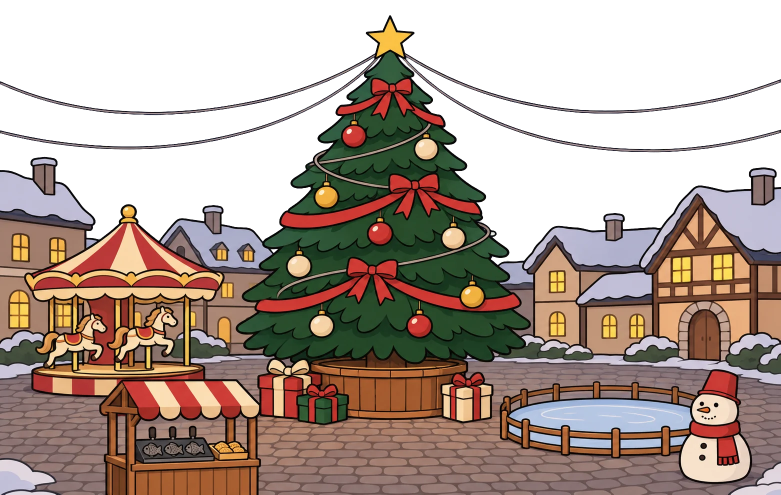
#> input picture tools/ref/xmas-night.webp, 1561 x 989 px (shown at 1/2 size)
$ python make_plaza_guests.py
#> lines starting #> are read from the running program, lines starting #| are printed output that depends on the picture
#!/usr/bin/env python3
"""승인된 광장 손님 원본을 정렬하고 웹 시트·검수용 GIF/합성을 만든다.

실행: python3 tools/make_plaza_guests.py (Pillow만 필요)
원본은 덮어쓰지 않는다. XMAS_PLAZA_GUEST_ART.md 규격.
"""
from pathlib import Path
import json
from PIL import Image, ImageFilter

ROOT = Path(__file__).resolve().parents[1]
REVIEW = ROOT / 'assets/plaza/guests/_review'  # 검수용 정렬 그림·gif·합성 (git 무시, 커밋하지 않음)
WEB = ROOT / 'web/plaza/guests'
CELL, HEIGHT, FOOT, SCALE = 512, 768, 730, 0.75
# 목표 키, 공중에서 발이 뜨는 높이. 깡충은 ⑤의 키로 같은 배율을 쓴다.
HUMAN = {'common': True, 'head': True}
GUESTS = {
    'koala': (476, (0, 0, 0, 0, 0)),
    'kangaroo': (700, (0, 40, 50, 0, 0)),
    'rabbit': (448, (0, 40, 60, 0, 0)),
    'sheep': (476, (0, 0, 0, 0, 0)),
    'dog': (504, (0, 0, 0, 0, 0)),
    'wombat': (392, (0, 0, 0, 0, 0)),
    'wolf-sheep-disguise': (490, (0, 0, 0, 0, 0)),  # 양 탈을 쓴 늑대 (주인이 ChatGPT로 직접 그림, 2026-11-16)
    # 주인장 넷 (assets/briefs/PLAZA_OWNER_WALK_ART.md, 2026-11-17) — 키는 생일 춤 시트 키를 코알라와 견줘 잡음.
    # HUMAN: 칸마다 키를 맞추면 큰 머리가 커졌다 작아졌다 흔들려서, 한 배율(①~⑤ 키 가운데값)로 줄이고 가로는 머리 가운데로 맞춤
    'mandeuk': (577, (0, 0, 0, 0, 0), {**HUMAN, 'v': 5}),  # v5 (v4는 팔이 이상했음, 2026-11-18)
    'family-01': (591, (0, 0, 0, 0, 0), HUMAN),
    'family-02': (595, (0, 0, 0, 0, 0), HUMAN),
    'family-03': (546, (0, 0, 0, 0, 0), HUMAN),
    # family-01은 스케이트보드를 타고 지나감 (2026-11-18): 원본 family-01-skate-source-vN → web family-01-skate.webp.
    # ⑤(보드 위에 서서 올려다봄, 보드 포함 키) 기준 한 배율, 가로는 보드 가운데로(보드가 칸마다 제자리)
    'family-01-skate': (542, (0, 0, 0, 0, 0), {'id': 'family-01', 'kind': 'skate', 'ref5': True, 'board': True}),
}


def clean(im):
    """옅은 잔여를 지우고, 실체에 닿은 가장자리 알파만 보존한다."""
    alpha = im.getchannel('A')
    core = alpha.point(lambda a: 255 if a >= 96 else 0)
    near = core.filter(ImageFilter.MaxFilter(5))
    im.putalpha(Image.frombytes('L', im.size, bytes(
        a if a > 24 and n else 0
        for a, n in zip(alpha.tobytes(), near.tobytes()))))
    return im.crop(im.getbbox())


def body_center(im):
    # 몸 위쪽의 불투명 무게중심: 발·긴 꼬리가 중심을 끌지 않게 한다.
    a = im.getchannel('A')
    band = a.crop((0, im.height // 4, im.width, im.height * 2 // 3))
    weights = [sum(band.crop((x, 0, x + 1, band.height)).getdata())
               for x in range(im.width)]  # (Pillow getdata 경고는 무시해도 됨)
    return sum(x * w for x, w in enumerate(weights)) / sum(weights)


def head_center(im):
    # 위 30% 띠(머리)의 좌우 가운데
    a = im.getchannel('A').point(lambda v: 255 if v > 96 else 0)
    band = a.crop((0, 0, im.width, round(im.height * 0.3)))
    xs = [x for x in range(im.width) if band.crop((x, 0, x + 1, band.height)).getbbox()]
    return (xs[0] + xs[-1]) / 2


def board_center(im):
    # 맨 아래 7% 띠(보드·바퀴)의 좌우 가운데
    a = im.getchannel('A').point(lambda v: 255 if v > 96 else 0)
    band = a.crop((0, round(im.height * 0.93), im.width, im.height))
    xs = [x for x in range(im.width) if band.crop((x, 0, x + 1, band.height)).getbbox()]
    return (xs[0] + xs[-1]) / 2


def convert(name, target, lifts, opts=None):
    opts = opts or {}
    # 가장 높은 판(-vN)을 씀 (주인장 v2: 팔 엇갈림·머리 고정으로 다시 받음, 2026-11-17)
    base, kind = opts.get('id', name), opts.get('kind', 'walk')
    srcs = sorted((ROOT / 'assets/plaza/guests').glob(f'{base}-{kind}-source-v*.png'), key=lambda f: int(f.stem.rsplit('-v', 1)[1]))
    if opts.get('v'):  # 판을 정해 둔 손님 (없으면 가장 높은 판)
        srcs = [f for f in srcs if f.stem.endswith(f"-v{opts['v']}")]
    src = Image.open(srcs[-1]).convert('RGBA')
    print(name, '←', srcs[-1].name)
    parts = [clean(src.crop((round(i * src.width / 5), 0,
                            round((i + 1) * src.width / 5), src.height)))
             for i in range(5)]
    sheet = Image.new('RGBA', (CELL * 5, HEIGHT))
    frames, metrics = [], []
    common = sorted(p.height for p in parts)[2]  # 키 가운데값
    for i, part in enumerate(parts):
        k = target / (parts[4].height if opts.get('ref5') else common if opts.get('common') else parts[4].height if any(lifts) else part.height)
        if opts.get('common') and i == 4 and abs(part.height / common - 1) > 0.05:
            k = target / part.height  # ⑤만 눈에 띄게 작게/크게 그려 온 경우(family-02 v13) ①~④와 같은 키로 맞춤
        size = (round(part.width * k), round(part.height * k))
        part = part.resize(size, Image.Resampling.LANCZOS)
        x = round(CELL / 2 - (board_center(part) if opts.get('board') else head_center(part) if opts.get('head') else body_center(part)))
        x = max(2, min(x, CELL - 2 - part.width))
        y = FOOT - lifts[i] - part.height
        assert x >= 2 and x + part.width <= CELL - 2 and y >= 0, (name, i, size)
        frame = Image.new('RGBA', (CELL, HEIGHT))
        frame.alpha_composite(part, (x, y))
        sheet.alpha_composite(frame, (CELL * i, 0))
        frames.append(frame)
        metrics.append({'height': part.height, 'bottom': FOOT - lifts[i],
                        'left': x, 'width': part.width})
    sheet.save(REVIEW / f'{name}-aligned.png')
    web = sheet.resize((1920, 576), Image.Resampling.LANCZOS)
    web.save(WEB / f'{base}-{kind}.webp', quality=86, alpha_quality=100, method=6)
    # 고정 팔레트·밝은 배경: GIF 투명색의 가장자리 번짐 없이 동작 확인.
    preview = []
    for frame in frames[:4]:
        bg = Image.new('RGBA', frame.size, '#e7ecf0')
        bg.alpha_composite(frame)
        preview.append(bg.convert('RGB').resize((256, 384), Image.Resampling.LANCZOS))
    palette = Image.new('RGB', (256 * 4, 384))
    for i, frame in enumerate(preview):
        palette.paste(frame, (i * 256, 0))
    palette = palette.quantize(colors=255)
    gif = [frame.quantize(palette=palette) for frame in preview]
    gif[0].save(REVIEW / f'{base}-{kind}.gif', save_all=True,
                append_images=gif[1:], duration=150, loop=0, disposal=2)
    return frames, metrics


def main():
    import sys
    names = sys.argv[1:] or list(GUESTS)  # 이름을 주면 그 손님만 (예: python3 tools/make_plaza_guests.py mandeuk family-01)
    REVIEW.mkdir(parents=True, exist_ok=True)
    WEB.mkdir(parents=True, exist_ok=True)
    plaza = Image.open(ROOT / 'tools/ref/xmas-night.webp').convert('RGBA')
#> plaza is the input picture: PIL image 1561x989 RGBA; mean R, G, B, A 83.4, 67.3, 57.6, 161
    overview = Image.new('RGBA', plaza.size, '#18243b')
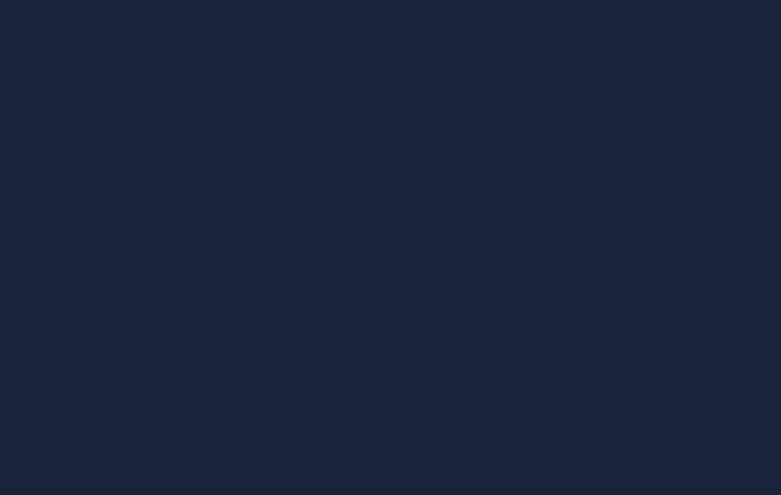
#> overview: PIL image 1561x989 RGBA (shown at 1/2 size); mean R, G, B, A 24, 36, 59, 255
    overview.alpha_composite(plaza)
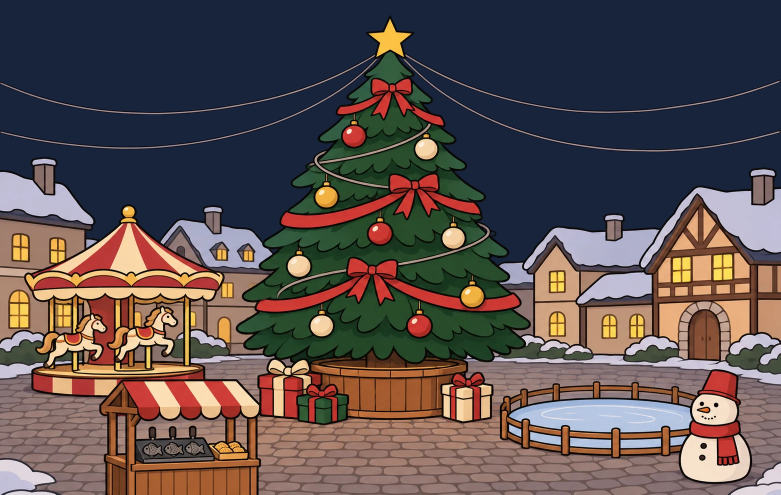
#> overview: PIL image 1561x989 RGBA (shown at 1/2 size); mean R, G, B, A 90.9, 79.2, 77.9, 255
    metrics = {}
    # 검수 합성 전용 자리. 실제 장면 설정·동작에는 사용하지 않는다.
    for i, name in enumerate(names):
        height, lifts, *opts = GUESTS[name]
        x = 130 + i * 1260 / max(1, len(names) - 1) if len(names) > 1 else 760
        frames, metrics[name] = convert(name, height, lifts, *opts)
        frame = frames[0].resize((round(CELL * .42), round(HEIGHT * .42)), Image.Resampling.LANCZOS)
        overview.alpha_composite(frame, (round(x - CELL * .42 / 2), round(940 - FOOT * .42)))
        print(name, metrics[name])
    overview.save(REVIEW / '_overview.png')
    (REVIEW / 'metrics.json').write_text(json.dumps({
        'aligned': [2560, 768], 'cell': [512, 768], 'foot': FOOT,
        'web': [1920, 576], 'webCell': [384, 576], 'webFoot': FOOT * SCALE,
        'scale': SCALE, 'overviewScale': .42, 'frames': metrics,
    }, ensure_ascii=False, indent=2) + '\n')


if __name__ == '__main__':
#> (the run stopped early here; a loop or call above may not have finished)
